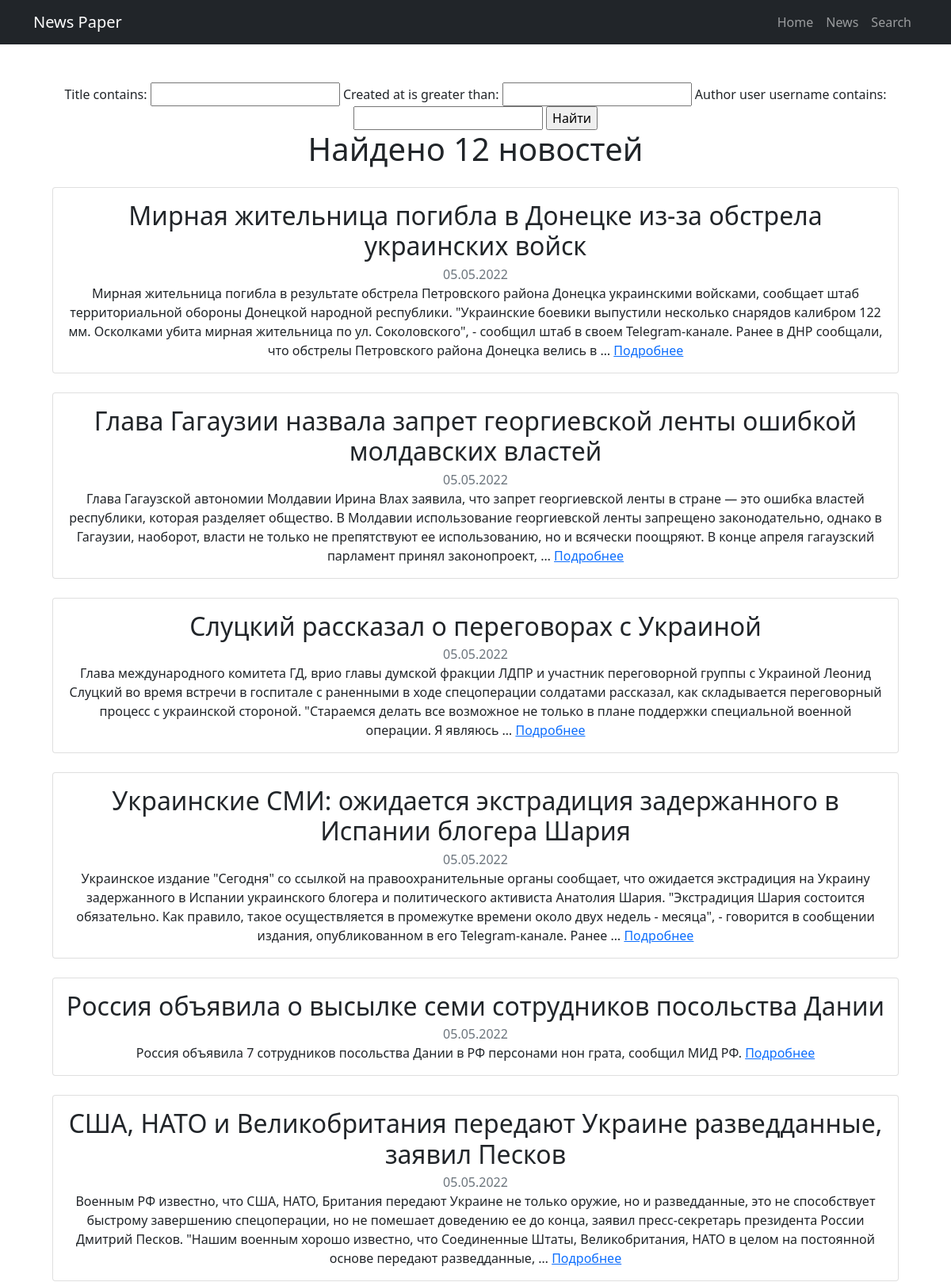
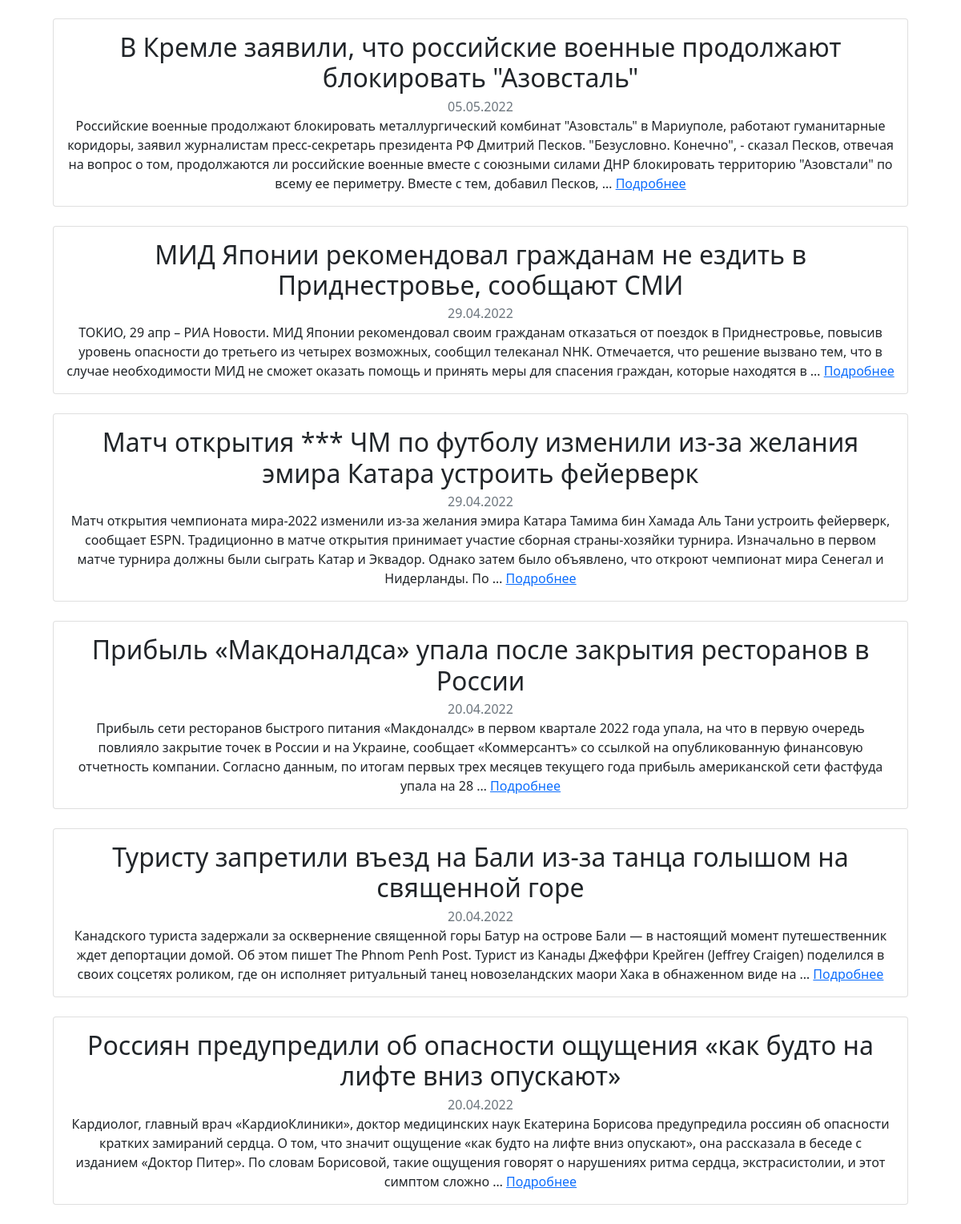
/news/search, run on the app's committed database (2 pictures, top to bottom).
### news/models.py (models this page shows, shortened)
class Post(models.Model):
    NEWS = "NW"
    ARTICLE = "AR"
    TYPE_CHOICES = [
        (NEWS, "news"),
        (ARTICLE, "article"),
    ]
    author = models.ForeignKey(Author, on_delete=models.CASCADE)
    type = models.CharField(max_length=2, choices=TYPE_CHOICES, default=ARTICLE)
    title = models.CharField(max_length=128)
    text = models.TextField()
    rating = models.SmallIntegerField(default=0)
    created_at = models.DateTimeField(auto_now_add=True)
    categories = models.ManyToManyField(Category, through="PostCategory")

### news/views.py (the view)
# urls.py: path("search", NewsSearch.as_view()),
class NewsSearch(ListView):
    model = Post
    template_name = "news.html"
    context_object_name = "posts"
    ordering = ["-created_at"]
    def get_context_data(self, **kwargs):
        context = super().get_context_data(**kwargs)
        context["filter"] = PostFilter(self.request.GET, queryset=self.get_queryset())
        context["search_enabled"] = True
        return context

### news/templatetags/custom_filters.py (called while the page is built)
@register.filter(name="censor")
def censor(value):
    for bad_word in BAD_WORDS:
        for match in re.finditer(bad_word, value):
            value = value[: match.start()] + "*" * len(bad_word) + value[match.end() :]
    return value

@register.simple_tag(takes_context=True)
def filtered_posts(context, posts):
    return context["filter"].qs if context.get("search_enabled", False) else posts

### templates/news.html (shortened to what this page needs)
{% extends 'default.html' %}
{% load custom_filters %}
{% block content %}
<section class='page'>
  {% if search_enabled %}
  <form method="GET">
    {{ filter.form }}
    <input type="submit" value="Найти">
  </form>
  {% endif %}
  {% filtered_posts posts as posts %}
  <h1>Найдено {{ posts|length }} новостей </h1>
  {% for post in posts %}
  <div class='page__post card m-4'>
    <div class='card-body'>
      <h2 class='header__title card-title'>{{ post.title|censor }}</h2>
      <p class='header__created-at card-subtitle text-muted'>{{ post.created_at|date:"d.m.Y" }}</p>
      <p class='post__content card-text'>
        {{ post.text|censor|truncatewords:50 }}
        <a class='content__button card-link' href="/news/{{ post.id }}">Подробнее</a>
      </p>
    </div>
  </div>
  {% endfor %}
</section>
{% endblock content %}

### data on the page
Post: title|censor "Мирная жительница погибла в Донецке из-за обстрела украинских войск", created_at "05.05.2022", text|censor "Мирная жительница погибла в результате обстрела Петровского района Донецка украинскими войсками, сообщает штаб территориальной обороны Донецкой народной республики. \"Украинские боевики выпустили несколько снарядов калибром 122 мм. Осколками убита мирная жительница по ул. Соколовского\", - сообщил штаб в своем Telegram-канале. Ранее в ДНР сообщали, что обстрелы Петровского района Донецка велись в …"
Post: title|censor "Глава Гагаузии назвала запрет георгиевской ленты ошибкой молдавских властей", created_at "05.05.2022", text|censor "Глава Гагаузской автономии Молдавии Ирина Влах заявила, что запрет георгиевской ленты в стране — это ошибка властей республики, которая разделяет общество. В Молдавии использование георгиевской ленты запрещено законодательно, однако в Гагаузии, наоборот, власти не только не препятствуют ее использованию, но и всячески поощряют. В конце апреля гагаузский парламент принял законопроект, …"
Post: title|censor "Слуцкий рассказал о переговорах с Украиной", created_at "05.05.2022", text|censor "Глава международного комитета ГД, врио главы думской фракции ЛДПР и участник переговорной группы с Украиной Леонид Слуцкий во время встречи в госпитале с раненными в ходе спецоперации солдатами рассказал, как складывается переговорный процесс с украинской стороной. \"Стараемся делать все возможное не только в плане поддержки специальной военной операции. Я являюсь …"
Post: title|censor "Украинские СМИ: ожидается экстрадиция задержанного в Испании блогера Шария", created_at "05.05.2022", text|censor "Украинское издание \"Сегодня\" со ссылкой на правоохранительные органы сообщает, что ожидается экстрадиция на Украину задержанного в Испании украинского блогера и политического активиста Анатолия Шария. \"Экстрадиция Шария состоится обязательно. Как правило, такое осуществляется в промежутке времени около двух недель - месяца\", - говорится в сообщении издания, опубликованном в его Telegram-канале. Ранее …"
Post: title|censor "Россия объявила о высылке семи сотрудников посольства Дании", created_at "05.05.2022", text|censor "Россия объявила 7 сотрудников посольства Дании в РФ персонами нон грата, сообщил МИД РФ."
Post: title|censor "США, НАТО и Великобритания передают Украине разведданные, заявил Песков", created_at "05.05.2022", text|censor "Военным РФ известно, что США, НАТО, Британия передают Украине не только оружие, но и разведданные, это не способствует быстрому завершению спецоперации, но не помешает доведению ее до конца, заявил пресс-секретарь президента России Дмитрий Песков. \"Нашим военным хорошо известно, что Соединенные Штаты, Великобритания, НАТО в целом на постоянной основе передают разведданные, …"
Post: title|censor "В Кремле заявили, что российские военные продолжают блокировать \"Азовсталь\"", created_at "05.05.2022", text|censor "Российские военные продолжают блокировать металлургический комбинат \"Азовсталь\" в Мариуполе, работают гуманитарные коридоры, заявил журналистам пресс-секретарь президента РФ Дмитрий Песков. \"Безусловно. Конечно\", - сказал Песков, отвечая на вопрос о том, продолжаются ли российские военные вместе с союзными силами ДНР блокировать территорию \"Азовстали\" по всему ее периметру. Вместе с тем, добавил Песков, …"
Post: title|censor "МИД Японии рекомендовал гражданам не ездить в Приднестровье, сообщают СМИ", created_at "29.04.2022", text|censor "ТОКИО, 29 апр – РИА Новости. МИД Японии рекомендовал своим гражданам отказаться от поездок в Приднестровье, повысив уровень опасности до третьего из четырех возможных, сообщил телеканал NHK. Отмечается, что решение вызвано тем, что в случае необходимости МИД не сможет оказать помощь и принять меры для спасения граждан, которые находятся в …"
Post: title|censor "Матч открытия *** ЧМ по футболу изменили из-за желания эмира Катара устроить фейерверк", created_at "29.04.2022", text|censor "Матч открытия чемпионата мира-2022 изменили из-за желания эмира Катара Тамима бин Хамада Аль Тани устроить фейерверк, сообщает ESPN. Традиционно в матче открытия принимает участие сборная страны-хозяйки турнира. Изначально в первом матче турнира должны были сыграть Катар и Эквадор. Однако затем было объявлено, что откроют чемпионат мира Сенегал и Нидерланды. По …"
Post: title|censor "Прибыль «Макдоналдса» упала после закрытия ресторанов в России", created_at "20.04.2022", text|censor "Прибыль сети ресторанов быстрого питания «Макдоналдс» в первом квартале 2022 года упала, на что в первую очередь повлияло закрытие точек в России и на Украине, сообщает «Коммерсантъ» со ссылкой на опубликованную финансовую отчетность компании. Согласно данным, по итогам первых трех месяцев текущего года прибыль американской сети фастфуда упала на 28 …"
Post: title|censor "Туристу запретили въезд на Бали из-за танца голышом на священной горе", created_at "20.04.2022", text|censor "Канадского туриста задержали за осквернение священной горы Батур на острове Бали — в настоящий момент путешественник ждет депортации домой. Об этом пишет The Phnom Penh Post. Турист из Канады Джеффри Крейген (Jeffrey Craigen) поделился в своих соцсетях роликом, где он исполняет ритуальный танец новозеландских маори Хака в обнаженном виде на …"
Post: title|censor "Россиян предупредили об опасности ощущения «как будто на лифте вниз опускают»", created_at "20.04.2022", text|censor "Кардиолог, главный врач «КардиоКлиники», доктор медицинских наук Екатерина Борисова предупредила россиян об опасности кратких замираний сердца. О том, что значит ощущение «как будто на лифте вниз опускают», она рассказала в беседе с изданием «Доктор Питер». По словам Борисовой, такие ощущения говорят о нарушениях ритма сердца, экстрасистолии, и этот симптом сложно …"

### other printed values
{{ posts|length }} "12"
